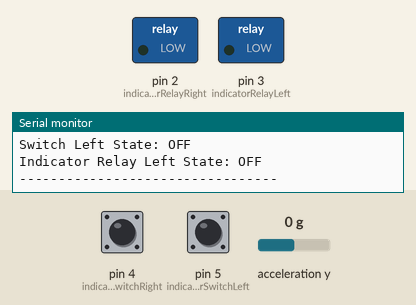
This sketch was run on a simulated Arduino Uno, built with avr-gcc and run on an emulated ATmega328P. Parts: switched loads named in the sketch (green lamp = pin HIGH), the last lines printed to the serial monitor. The inputs (shaded band) are chosen by the test bench; at power-on: pin 4 (indicatorSwitchRight) HIGH, pin 5 (indicatorSwitchLeft) HIGH, acceleration y 0 g.

Above: at 1.2 s.
1.3 s: pin 4 (indicatorSwitchRight) pulled LOW for 1.95 s
At 2.9 s:
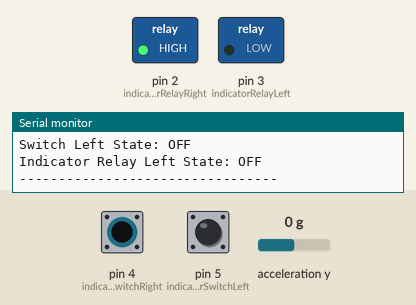
5.9 s: pin 5 (indicatorSwitchLeft) pulled LOW for 1.95 s
At 7.3 s:
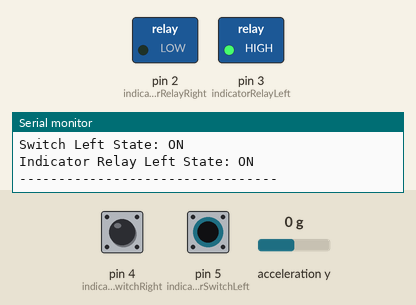
19.0 s: pin 4 (indicatorSwitchRight) pulled LOW for 3.2 s
At 20.6 s:
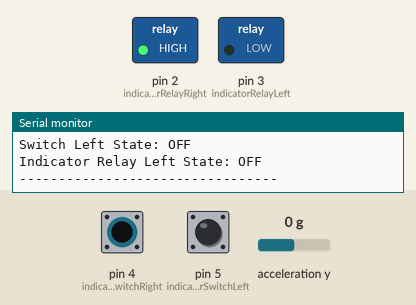
25.7 s: pin 5 (indicatorSwitchLeft) pulled LOW for 3.2 s
At 27.8 s:
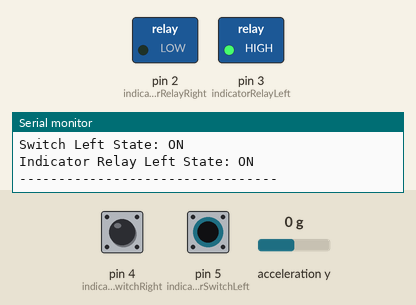
Timing chart, 0 to 32.4 s (numbered marks = the images above; inputs shaded):
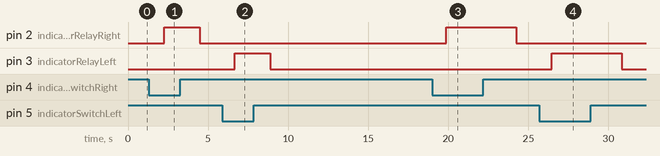

Measured:
- after the input at 1.3 s, pin 2 (indicatorRelayRight): LOW → HIGH after 0.98 s, → LOW 2.2 s later
- after the input at 5.9 s, pin 3 (indicatorRelayLeft): LOW → HIGH after 0.77 s, → LOW 2.2 s later
- after the input at 19.0 s, pin 2 (indicatorRelayRight): LOW → HIGH after 0.87 s, → LOW 4.4 s later
- after the input at 25.7 s, pin 3 (indicatorRelayLeft): LOW → HIGH after 0.76 s, → LOW 4.4 s later

The sketch:

code.ino
```cpp
#include <Wire.h>
#include <MPU6050.h>

MPU6050 mpu1(0x68); // Address of first MPU6050
MPU6050 mpu2(0x69); // Address of second MPU6050

const int indicatorRelayRight = 2;  // Indicator Relay Right connected to pin 2
const int indicatorRelayLeft = 3;   // Indicator Relay Left connected to pin 3
const int indicatorSwitchRight = 4; // Indicator Switch Right connected to pin 4
const int indicatorSwitchLeft = 5;  // Indicator Switch Left connected to pin 5

float baseY1 = 0.0;
float baseY2 = 0.0;
bool initialized = false;
bool mpu1Connected = false;
bool mpu2Connected = false;

void setup() {
  Serial.begin(9600);
  pinMode(indicatorRelayRight, OUTPUT);
  pinMode(indicatorRelayLeft, OUTPUT);
  pinMode(indicatorSwitchRight, INPUT_PULLUP);
  pinMode(indicatorSwitchLeft, INPUT_PULLUP);

  digitalWrite(indicatorRelayRight, LOW); // Initially turn off indicator relay right
  digitalWrite(indicatorRelayLeft, LOW);  // Initially turn off indicator relay left

  Wire.begin();
  mpu1.initialize();
  mpu2.initialize();

  mpu1Connected = mpu1.testConnection();
  mpu2Connected = mpu2.testConnection();

  if (!mpu1Connected && !mpu2Connected) {
    while (true) {
      Serial.println("No MPU6050 sensors detected! System halted.");
      delay(1000);
    }
  }

  Serial.println("System initialized.");
}

void loop() {
  // Read initial Y-axis values as base if not already initialized
  if (!initialized) {
    if (mpu1Connected) baseY1 = mpu1.getAccelerationY();
    if (mpu2Connected) baseY2 = mpu2.getAccelerationY();
    initialized = true;
    Serial.println("Base Y-axis values set:");
    if (mpu1Connected) {
      Serial.print("Base Y1: ");
      Serial.println(baseY1);
    }
    if (mpu2Connected) {
      Serial.print("Base Y2: ");
      Serial.println(baseY2);
    }
  }

  // Read Y-axis acceleration values
  float currentY1 = 0.0, currentY2 = 0.0;
  float changeY1 = 0.0, changeY2 = 0.0;

  if (mpu1Connected) {
    currentY1 = mpu1.getAccelerationY();
    changeY1 = abs((currentY1 - baseY1) / baseY1) * 100.0;
  }

  if (mpu2Connected) {
    currentY2 = mpu2.getAccelerationY();
    changeY2 = abs((currentY2 - baseY2) / baseY2) * 100.0;
  }

  // Read switch states
  bool switchRightState = !digitalRead(indicatorSwitchRight); // Active LOW
  bool switchLeftState = !digitalRead(indicatorSwitchLeft);   // Active LOW

  // Control Indicator Relay Right
  if (mpu1Connected) {
    if (switchRightState) {
      if (changeY1 > 80.0) {
        digitalWrite(indicatorRelayRight, LOW); // Turn off relay if change exceeds 80%
      } else {
        digitalWrite(indicatorRelayRight, HIGH); // Turn on relay if switch is on and no significant change
      }
    } else {
      digitalWrite(indicatorRelayRight, LOW); // Turn off relay if switch is off
    }
  }

  // Control Indicator Relay Left
  if (mpu2Connected) {
    if (switchLeftState) {
      if (changeY2 > 80.0) {
        digitalWrite(indicatorRelayLeft, LOW); // Turn off relay if change exceeds 80%
      } else {
        digitalWrite(indicatorRelayLeft, HIGH); // Turn on relay if switch is on and no significant change
      }
    } else {
      digitalWrite(indicatorRelayLeft, LOW); // Turn off relay if switch is off
    }
  }

  // Print system status
  Serial.println("---------------------------------");
  if (mpu1Connected) {
    Serial.print("Current Y1: ");
    Serial.println(currentY1);
    Serial.print("Change Y1: ");
    Serial.print(changeY1);
    Serial.println("%");
    Serial.print("Switch Right State: ");
    Serial.println(switchRightState ? "ON" : "OFF");
    Serial.print("Indicator Relay Right State: ");
    Serial.println(digitalRead(indicatorRelayRight) ? "ON" : "OFF");
  } else {
    Serial.println("MPU1 not connected.");
  }

  if (mpu2Connected) {
    Serial.print("Current Y2: ");
    Serial.println(currentY2);
    Serial.print("Change Y2: ");
    Serial.print(changeY2);
    Serial.println("%");
    Serial.print("Switch Left State: ");
    Serial.println(switchLeftState ? "ON" : "OFF");
    Serial.print("Indicator Relay Left State: ");
    Serial.println(digitalRead(indicatorRelayLeft) ? "ON" : "OFF");
  } else {
    Serial.println("MPU2 not connected.");
  }
  Serial.println("---------------------------------");

  delay(2000); // Small delay to stabilize readings
}
```
